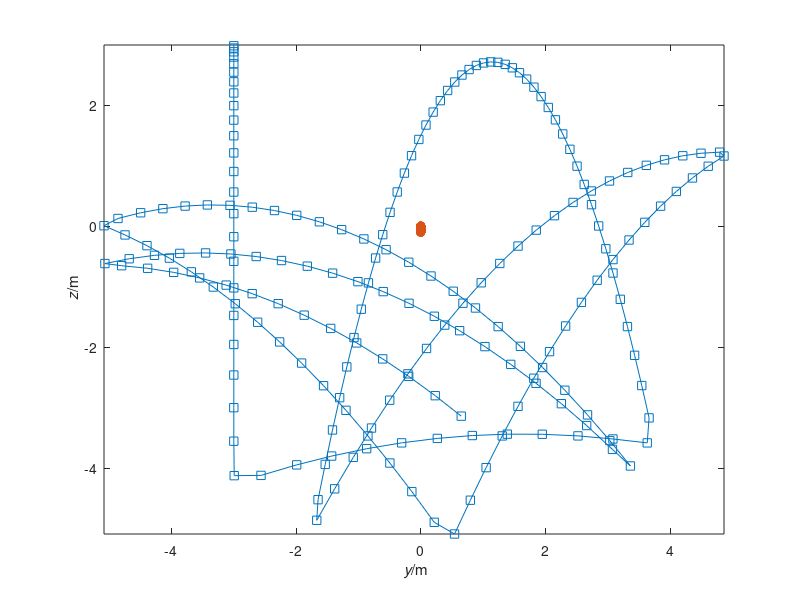

Here is the MATLAB script that generated this plot:
%% SI units used throughout
%% Simulation of two bodies connected by Hookean spring in 2D
%% Coordinates (y,z)
ma = 1; % mass of object a
mb = 5000; % mass of object b
ya0 = -3; za0 = 3; % initial position of object a
yb0 = 0; zb0 = 0; % initial position of object a
vya0 = 0; vza0 = 0; % initial velocity of object a
vyb0 = 0; vzb0 = 0; % initial velocity of object b
Gya = 0; Gza = -9.8*ma; % gravity supply on object a
Gyb = 0; Gzb = 0; % gravity supply on object b
k = 5000; % spring constant
ln = 5; % natural length of rubber band
t0 = 0; % initial time
t1 = 10; % final time
dt = 0.001; % time step %@
%% adjust final time if not multiple of timestep
t1 = t1 + mod(t1-t0,dt);
%% check if timestep and time interval are consistent
%% (we can integrate backward in time)
if (t1-t0)*dt <= 0
  error('time interval inconsistent with timestep');
end
%%
%% We save values of all quantities at some steps during the simulation,
%% in case we want to do some analysis or plotting afterwards.
%% Saving at all timesteps could be too costly in terms of memory
Nsaves = 200; % number of timepoints to save during the simulation
%% Calculate time interval for saving
dsave = (t1-t0)/(Nsaves-1);
if abs(dsave) < abs(dt)
  error('time interval between saves is smaller than timestep')
end
%% Initialize vectors to contain saved values
tSave = nan(Nsaves,1); % time
yaSave = nan(Nsaves,1); zaSave = nan(Nsaves,1);
ybSave = nan(Nsaves,1); zbSave = nan(Nsaves,1);
PyaSave = nan(Nsaves,1); PzaSave = nan(Nsaves,1);
PybSave = nan(Nsaves,1); PzbSave = nan(Nsaves,1);
%% Save initial values
i = 1; % index that keeps count of savepoints
tSave(1) = t0;
yaSave(1) = ya0; zaSave(1) = za0;
ybSave(1) = yb0; zbSave(1) = zb0;
PyaSave(1) = ma*vya0; PzaSave(1) = ma*vza0;
PybSave(1) = mb*vyb0; PzbSave(1) = mb*vzb0;
%% Initialize plot
fig = figure(); cols = get(0, 'DefaultAxesColorOrder');
plot(yaSave(1), zaSave(1), 's','Color',cols(1,:)); axis('tight');
plot(ybSave(1), zbSave(1), 'o','Color',cols(1,:)); axis('tight');
xlabel('{\it y}/m'); ylabel('{\it z}/m'); hold on; %@
%%
%% Numerical time integration
%% Initialize
t = t0;
ya = ya0; za = za0;
yb = yb0; zb = zb0;
vya = vya0; vza = vza0;
vyb = vyb0; vzb = vzb0;
Pya = ma*vya0; Pza = ma*vza0;
Pyb = mb*vyb0; Pzb = mb*vzb0;
%% loop
while sign(dt)*t < sign(dt)*t1 % this check allows for backward time integration
  %% update time
  t = t + dt;
  %% Calculate force by rubber band
  l = norm([ya-yb, za-zb]); % present length
  %% non-Hookean constitutive relation
  if l < ln
    Fyab = 0;
    Fzab = 0;
  else
    Fyab = -k*(ya-yb)*(l-ln)/l;
    Fzab = -k*(za-zb)*(l-ln)/l;
  end
  %% update momentum
  Fyba = -Fyab;
  Fzba = -Fzab;
  Pya = Pya + (Fyab + Gya)*dt;
  Pza = Pza + (Fzab + Gza)*dt;
  Pyb = Pyb + (Fyba + Gyb)*dt;
  Pzb = Pzb + (Fzba + Gzb)*dt;
  %% update velocity
  vya = Pya/ma;
  vza = Pza/ma;
  vyb = Pyb/mb;
  vzb = Pzb/mb;
  %% update position
  ya = ya + vya*dt;
  za = za + vza*dt;
  yb = yb + vyb*dt;
  zb = zb + vzb*dt; %@
  %% Check whether we save & plot at this step
  if min(abs([0 dsave] - mod(t-t0, dsave))) <= abs(dt)/2
    i = i+1;
    tSave(i) = t;
    yaSave(i) = ya; zaSave(i) = za;
    ybSave(i) = yb; zbSave(i) = zb;
    PyaSave(i) = Pya; PzaSave(i) = Pza;
    PybSave(i) = Pyb; PzbSave(i) = Pzb;
    plot(ya, za, 's','Color',cols(1,:));
    plot(yb, zb, 'o','Color',cols(2,:));
    pause(0.001);
  end %@
end %@
%% Plot trajectory
plot(yaSave,zaSave,'-','Color',cols(1,:));
plot(ybSave,zbSave,'-.','Color',cols(2,:)); %@
